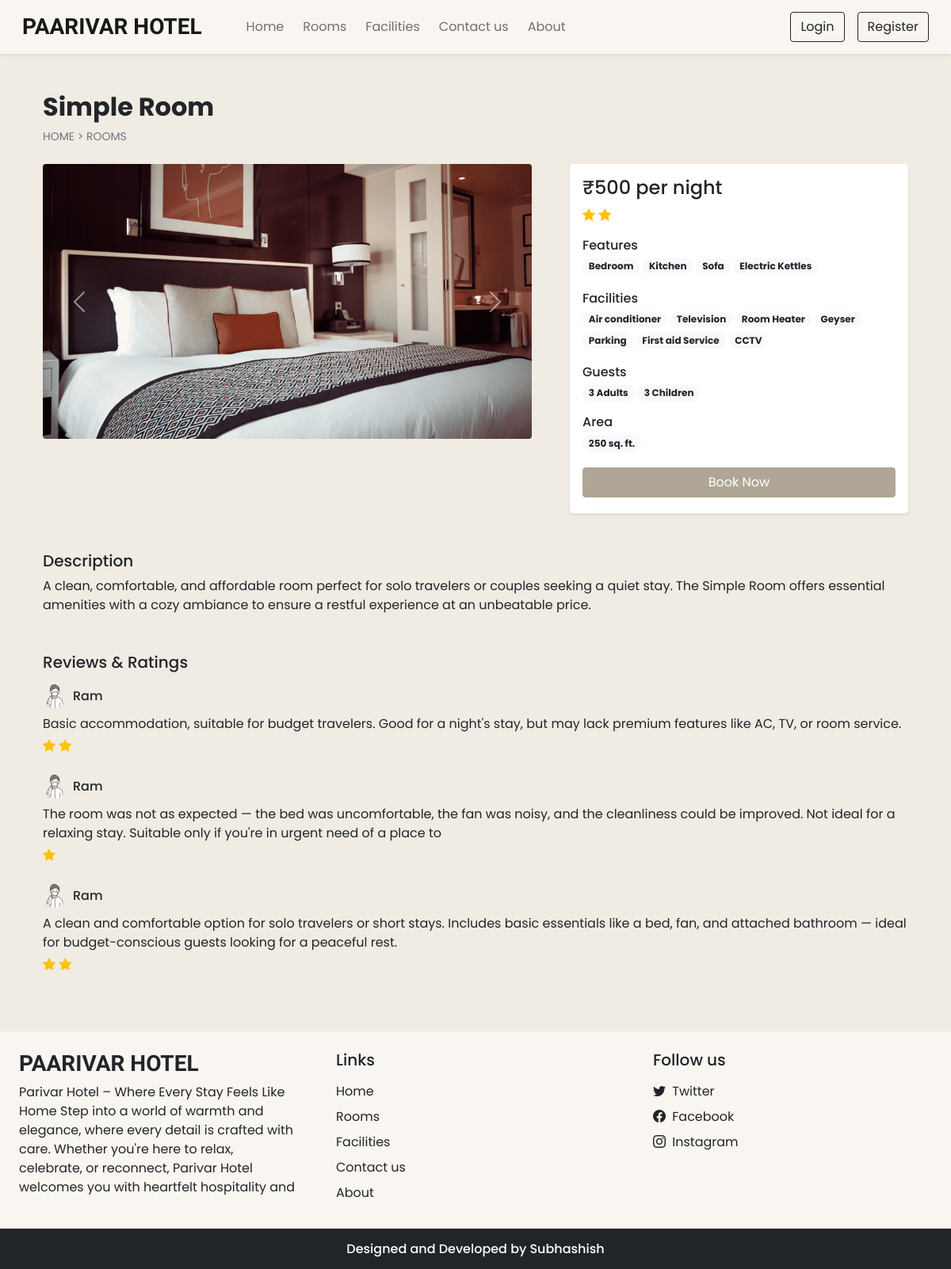
Page /room_details.php?id=3 on the committed database.
### tables this page shows
CREATE TABLE `settings` (
  `sr_no` int(11) NOT NULL,
  `site_title` varchar(50) NOT NULL,
  `site_about` varchar(250) NOT NULL,
  `shutdown` tinyint(1) NOT NULL
);

CREATE TABLE `rooms` (
  `id` int(11) NOT NULL,
  `name` varchar(150) NOT NULL,
  `area` int(11) NOT NULL,
  `price` int(11) NOT NULL,
  `quantity` int(11) NOT NULL,
  `adult` int(11) NOT NULL,
  `children` int(11) NOT NULL,
  `description` varchar(350) NOT NULL,
  `status` tinyint(4) NOT NULL DEFAULT 1,
  `removed` int(11) NOT NULL DEFAULT 0
);

CREATE TABLE `room_images` (
  `sr_no` int(11) NOT NULL,
  `room_id` int(11) NOT NULL,
  `image` varchar(150) NOT NULL,
  `thumb` tinyint(4) NOT NULL DEFAULT 0
);

CREATE TABLE `features` (
  `id` int(11) NOT NULL,
  `name` varchar(50) NOT NULL
);

CREATE TABLE `facilities` (
  `id` int(11) NOT NULL,
  `icon` varchar(100) NOT NULL,
  `name` varchar(50) NOT NULL,
  `description` varchar(250) NOT NULL
);

CREATE TABLE `rating_review` (
  `sr_no` int(11) NOT NULL,
  `booking_id` int(11) NOT NULL,
  `room_id` int(11) NOT NULL,
  `user_id` int(11) NOT NULL,
  `rating` int(11) NOT NULL,
  `review` varchar(200) NOT NULL,
  `seen` int(11) NOT NULL DEFAULT 0,
  `datentime` datetime NOT NULL DEFAULT current_timestamp()
);

CREATE TABLE `user_cred` (
  `id` int(11) NOT NULL,
  `name` varchar(100) NOT NULL,
  `email` varchar(150) NOT NULL,
  `address` varchar(120) NOT NULL,
  `phonenum` varchar(100) NOT NULL,
  `pincode` int(11) NOT NULL,
  `dob` date NOT NULL,
  `profile` varchar(100) NOT NULL,
  `password` varchar(200) NOT NULL,
  `is_verified` int(11) NOT NULL DEFAULT 0,
  `token` varchar(200) DEFAULT NULL,
  `t_expire` date DEFAULT NULL,
  `status` int(11) NOT NULL DEFAULT 1,
  `datentime` datetime NOT NULL DEFAULT current_timestamp()
);

### admin/inc/db_config.php (called while the page is built, shortened)
<?php
function select($sql, $values, $datatypes)
{
  $con = $GLOBALS['con'];
  if ($stmt = mysqli_prepare($con, $sql)) {
    mysqli_stmt_bind_param($stmt, $datatypes, ...$values);
    if (mysqli_stmt_execute($stmt)) {
      $res = mysqli_stmt_get_result($stmt);
      return $res;
    } else {
      mysqli_stmt_close($stmt);
      die("Query cannot be executed - Select");
    }
  } else {
    die("Query cannot be prepared - Select");
  }
}

### room_details.php (the view, shortened to what this page needs)
<!DOCTYPE html>
<html lang="en">
<head>
  <?php require('inc/links.php'); ?>
  <link rel="stylesheet" href="css/common.css">
</head>
<body class="bg-color">
  <?php require('inc/header.php'); ?>
  <?php
    $data = filteration($_GET);
    $room_res = select("SELECT * FROM `rooms` WHERE `id`=? AND `status`=? AND `removed`=?",[$data['id'],1,0],'iii');
    $room_data = mysqli_fetch_assoc($room_res);
  ?>
  <div class="container">
    <div class="row">
      <div class="col-12 my-5 mb-4 px-4">
        <h2 class="fw-bold"><?php echo $room_data['name'] ?></h2>
        <div style="font-size: 14px;">
          <a href="index.php" class="text-secondary text-decoration-none">HOME</a>
          <span class="text-secondary"> > </span>
          <a href="rooms.php" class="text-secondary text-decoration-none">ROOMS</a>
        </div>
      </div>
      <div class="col-lg-7 col-md-12 px-4">
        <div id="roomCarousel" class="carousel slide" data-bs-ride="carousel">
          <div class="carousel-inner">
            <?php
              $room_img = ROOMS_IMG_PATH."thumbnail.jpg";
              $img_q = mysqli_query($con,"SELECT * FROM `room_images`
                WHERE `room_id`='$room_data[id]'");
              if(mysqli_num_rows($img_q)>0)
              {
                $active_class = 'active';
                while($img_res = mysqli_fetch_assoc($img_q))
                {
                  echo"
                    <div class='carousel-item $active_class'>
                      <img src='".ROOMS_IMG_PATH.$img_res['image']."' class='d-block w-100 rounded'>
                    </div>
                  ";
                  $active_class='';
                }
              }
              else{
                echo"<div class='carousel-item active'>
                  <img src='$room_img' class='d-block w-100'>
                </div>";
              }
            ?>
          </div>
          <button class="carousel-control-prev" type="button" data-bs-target="#roomCarousel" data-bs-slide="prev">
            <span class="carousel-control-prev-icon" aria-hidden="true"></span>
          </button>
          <button class="carousel-control-next" type="button" data-bs-target="#roomCarousel" data-bs-slide="next">
            <span class="carousel-control-next-icon" aria-hidden="true"></span>
          </button>
        </div>
      </div>
      <div class="col-lg-5 col-md-12 px-4">
        <div class="card mb-4 border-0 shadow-sm rounded-3">
          <div class="card-body">
            <?php
              echo<<<price
                <h4>₹$room_data[price] per night</h4>
              price;
              $rating_q = "SELECT AVG(rating) AS `avg_rating` FROM `rating_review`
                WHERE `room_id`='$room_data[id]' ORDER BY `sr_no` DESC LIMIT 20";
              $rating_res = mysqli_query($con,$rating_q);
              $rating_fetch = mysqli_fetch_assoc($rating_res);
              $rating_data = "";
              if($rating_fetch['avg_rating']!=NULL)
              {
                for($i=0; $i < $rating_fetch['avg_rating']; $i++){
                  $rating_data .="<i class='bi bi-star-fill text-warning'></i> ";
                }
              }
              echo<<<rating
                <div class="mb-3">
                  $rating_data
                </div>
              rating;
              $fea_q = mysqli_query($con,"SELECT f.name FROM `features` f
                INNER JOIN `room_features` rfea ON f.id = rfea.features_id
                WHERE rfea.room_id = '$room_data[id]'");
              $features_data = "";
              while($fea_row = mysqli_fetch_assoc($fea_q)){
                $features_data .="<span class='badge rounded-pill bg-light text-dark text-wrap me-1 mb-1'>
                  $fea_row[name]
                </span>";
              }
              echo<<<features
                <div class="mb-3">
                  <h6 class="mb-1">Features</h6>
                  $features_data
                </div>
              features;
              $fac_q = mysqli_query($con,"SELECT f.name FROM `facilities` f
                INNER JOIN `room_facilities` rfac ON f.id = rfac.facilities_id
                WHERE rfac.room_id = '$room_data[id]'");
              $facilities_data = "";
              while($fac_row = mysqli_fetch_assoc($fac_q)){
                $facilities_data .="<span class='badge rounded-pill bg-light text-dark text-wrap me-1 mb-1'>
                  $fac_row[name]
                </span>";
              }
              echo<<<facilities
                <div class="mb-3">
                  <h6 class="mb-1">Facilities</h6>
                  $facilities_data
                </div>
              facilities;
              echo<<<guests
                <div class="mb-3">
                  <h6 class="mb-1">Guests</h6>
                  <span class="badge rounded-pill bg-light text-dark text-wrap">
                    $room_data[adult] Adults
                  </span>
                  <span class="badge rounded-pill bg-light text-dark text-wrap">
                    $room_data[children] Children
                  </span>
                </div>
              guests;
              echo<<<area
                <div class="mb-3">
                  <h6 class="mb-1">Area</h6>
                  <span class='badge rounded-pill bg-light text-dark text-wrap me-1 mb-1'>
                    $room_data[area] sq. ft.
                  </span>
                </div>
              area;
              if(!$settings_r['shutdown']){
                $login=0;
                echo<<<book
                  <button onclick='checkLoginToBook($login,$room_data[id])' class="btn w-100 text-white custom-bg shadow-none mb-1">Book Now</button>
                book;
              }
            ?>
          </div>
        </div>
      </div>
      <div class="col-12 mt-4 px-4">
        <div class="mb-5">
          <h5>Description</h5>
          <p>
            <?php echo $room_data['description'] ?>
          </p>
        </div>
        <div>
          <h5 class="mb-3">Reviews & Ratings</h5>
          <?php
            $review_q = "SELECT rr.*,uc.name AS uname, uc.profile, r.name AS rname FROM `rating_review` rr
              INNER JOIN `user_cred` uc ON rr.user_id = uc.id
              INNER JOIN `rooms` r ON rr.room_id = r.id
              WHERE rr.room_id = '$room_data[id]'
              ORDER BY `sr_no` DESC LIMIT 15";
            $review_res = mysqli_query($con,$review_q);
            $img_path = USERS_IMG_PATH;
            if(mysqli_num_rows($review_res)==0){
              echo 'No reviews yet!';
            }
            else
            {
              while($row = mysqli_fetch_assoc($review_res))
              {
                $stars = "<i class='bi bi-star-fill text-warning'></i> ";
                for($i=1; $i<$row['rating']; $i++){
                  $stars .= " <i class='bi bi-star-fill text-warning'></i>";
                }
                echo<<<reviews
                  <div class="mb-4">
                    <div class="d-flex align-items-center mb-2">
                      <img src="$img_path$row[profile]" class="rounded-circle" loading="lazy" width="30px">
                      <h6 class="m-0 ms-2">$row[uname]</h6>
                    </div>
                    <p class="mb-1">
                      $row[review]
                    </p>
                    <div>
                      $stars
                    </div>
                  </div>
                reviews;
              }
            }
          ?>
        </div>
      </div>
    </div>
  </div>
  <?php require('inc/footer.php'); ?>
</body>
</html>

### inc/header.php (shortened to what this page needs)
<nav id="nav-bar" class="navbar navbar-expand-lg navbar-light card-color px-lg-3 py-lg-2 shadow-sm sticky-top">
  <div class="container-fluid">
    <a class="navbar-brand me-5 fw-bold fs-3 h-font" href="index.php"><?php echo $settings_r['site_title'] ?></a>
    <div class="collapse navbar-collapse" id="navbarSupportedContent">
      <ul class="navbar-nav me-auto mb-2 mb-lg-0">
        <li class="nav-item">
          <a class="nav-link me-2" href="index.php">Home</a>
        </li>
        <li class="nav-item">
          <a class="nav-link me-2" href="rooms.php">Rooms</a>
        </li>
        <li class="nav-item">
          <a class="nav-link me-2" href="facilities.php">Facilities</a>
        </li>
        <li class="nav-item">
          <a class="nav-link me-2" href="contact.php">Contact us</a>
        </li>
        <li class="nav-item">
          <a class="nav-link" href="about.php">About</a>
        </li>
      </ul>
      <div class="d-flex">
        <?php
          if(isset($_SESSION['login']) && $_SESSION['login']==true)
          {
            $path = USERS_IMG_PATH;
            echo<<<data
              <div class="btn-group">
                <button type="button" class="btn btn-outline-dark shadow-none dropdown-toggle" data-bs-toggle="dropdown" data-bs-display="static" aria-expanded="false">
                  <img src="$path$_SESSION[uPic]" style="width: 25px; height: 25px;" class="me-1 rounded-circle">
                  $_SESSION[uName]
                </button>
                <ul class="dropdown-menu dropdown-menu-lg-end">
                  <li><a class="dropdown-item" href="profile.php">Profile</a></li>
                  <li><a class="dropdown-item" href="bookings.php">Bookings</a></li>
                  <li><a class="dropdown-item" href="logout.php">Logout</a></li>
                </ul>
              </div>
            data;
          }
          else
          {
            echo<<<data
              <button type="button" class="btn btn-outline-dark shadow-none me-lg-3 me-2" data-bs-toggle="modal" data-bs-target="#loginModal">
                Login
              </button>
              <button type="button" class="btn btn-outline-dark shadow-none" data-bs-toggle="modal" data-bs-target="#registerModal">
                Register
              </button>
            data;
          }
        ?>
      </div>
    </div>
  </div>
</nav>

### inc/footer.php (shortened to what this page needs)
<div class="container-fluid card-color mt-5">
  <div class="row">
    <div class="col-lg-4 p-4">
      <h3 class="h-font fw-bold fs-3 mb-2"><?php echo $settings_r['site_title'] ?></h3>
      <p>
        <?php echo $settings_r['site_about'] ?>
      </p>
    </div>
    <div class="col-lg-4 p-4">
      <h5 class="mb-3">Links</h5>
      <a href="index.php" class="d-inline-block mb-2 text-dark text-decoration-none">Home</a> <br>
      <a href="rooms.php" class="d-inline-block mb-2 text-dark text-decoration-none">Rooms</a> <br>
      <a href="facilities.php" class="d-inline-block mb-2 text-dark text-decoration-none">Facilities</a> <br>
      <a href="contact.php" class="d-inline-block mb-2 text-dark text-decoration-none">Contact us</a> <br>
      <a href="about.php" class="d-inline-block mb-2 text-dark text-decoration-none">About</a>
    </div>
    <div class="col-lg-4 p-4">
        <h5 class="mb-3">Follow us</h5>
        <?php
          if($contact_r['tw']!=''){
            echo<<<data
              <a href="$contact_r[tw]" class="d-inline-block text-dark text-decoration-none mb-2">
                <i class="bi bi-twitter me-1"></i> Twitter
              </a><br>
            data;
          }
        ?>
        <a href="<?php echo $contact_r['fb'] ?>" class="d-inline-block text-dark text-decoration-none mb-2">
          <i class="bi bi-facebook me-1"></i> Facebook
        </a><br>
        <a href="<?php echo $contact_r['insta'] ?>" class="d-inline-block text-dark text-decoration-none">
          <i class="bi bi-instagram me-1"></i> Instagram
        </a><br>
    </div>
  </div>
</div>
<h6 class="text-center bg-dark text-white p-3 m-0">Designed and Developed by Subhashish</h6>

### css/common.css (style rules this page uses)
:root { --beige: #b0a695; --beige_hover: #776b5d; --bg: #f0ebe3; --bg_card: #f9f5f1; --bg_small_element: #f8f6f4; --demo: #ede8d0; }
* { font-family: "Poppins", sans-serif; }
.h-font { font-family: "quicksand", sans-serif; font-optical-sizing: auto; }
.bg-color { background-color: var(--bg); }
.custom-bg { background-color: var(--beige); border: 1px solid var(--beige); }
.card-color { background-color: var(--bg_card); }
.card { transition: transform 0.3s ease, box-shadow 0.3s ease; }

### rows in the picture
settings: site_title "PAARIVAR HOTEL", site_about "Parivar Hotel – Where Every Stay Feels Like Home Step into a world of warmth and elegance, where every detail is crafted with care. Whether you're here to relax, celebrate, or reconnect, Parivar Hotel welcomes you with heartfelt hospitality and"
rooms: name "Simple Room", price "500", adult "3", children "3", area "250", description "A clean, comfortable, and affordable room perfect for solo travelers or couples seeking a quiet stay. The Simple Room offers essential amenities with a cozy ambiance to ensure a restful experience at an unbeatable price."
room_images: image (picture)
features: name "Bedroom"
features: name "Kitchen"
features: name "Sofa"
features: name "Electric Kettles"
facilities: name "Air conditioner"
facilities: name "Television"
facilities: name "Room Heater"
facilities: name "Geyser"
facilities: name "Parking"
facilities: name "First aid Service"
facilities: name "CCTV"
rating_review: user.profile (picture), user.name "Ram", review "Basic accommodation, suitable for budget travelers. Good for a night's stay, but may lack premium features like AC, TV, or room service."
rating_review: user.profile (picture), user.name "Ram", review "The room was not as expected — the bed was uncomfortable, the fan was noisy, and the cleanliness could be improved. Not ideal for a relaxing stay. Suitable only if you're in urgent need of a place to"
rating_review: user.profile (picture), user.name "Ram", review "A clean and comfortable option for solo travelers or short stays. Includes basic essentials like a bed, fan, and attached bathroom — ideal for budget-conscious guests looking for a peaceful rest."
